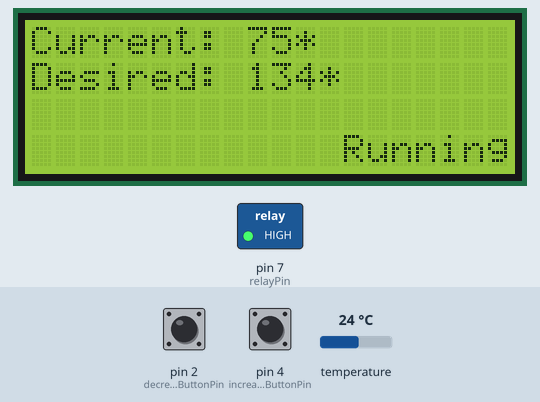
Recording of a sketch running on a simulated Arduino Uno, built with avr-gcc and run on an emulated ATmega328P. Shown: 20×4 character LCD, switched loads named in the sketch (green lamp = pin HIGH). Inputs (shaded band) come from the test bench; at power-on: pin 2 (decreaseButtonPin) LOW, temperature 24 °C, pin 4 (increaseButtonPin) LOW. What the sketch prints to the serial monitor is not drawn.

Above: at 6.4 s.
6.5 s: pin 2 (decreaseButtonPin) pulled HIGH for 1 s
At 8.4 s:
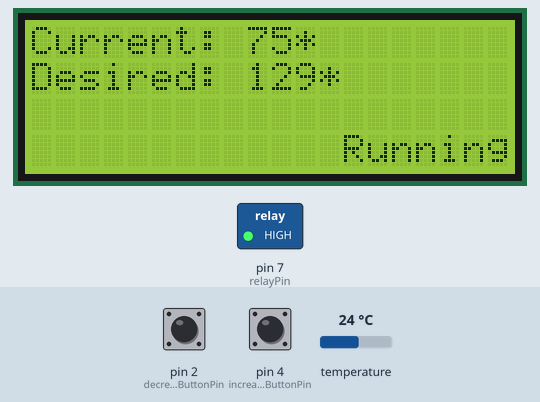
9.0 s: temperature set to 12 °C
At 12.1 s:
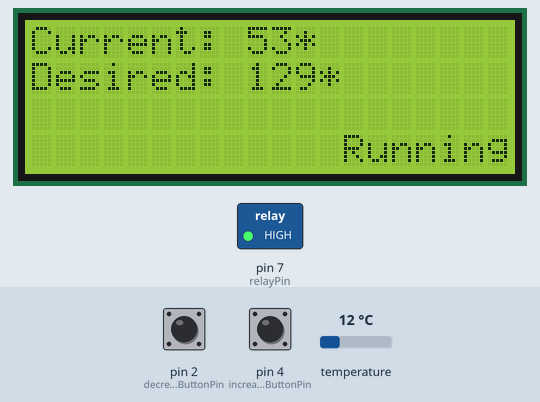
13.1 s: pin 4 (increaseButtonPin) pulled HIGH for 3.2 s
At 16.5 s:
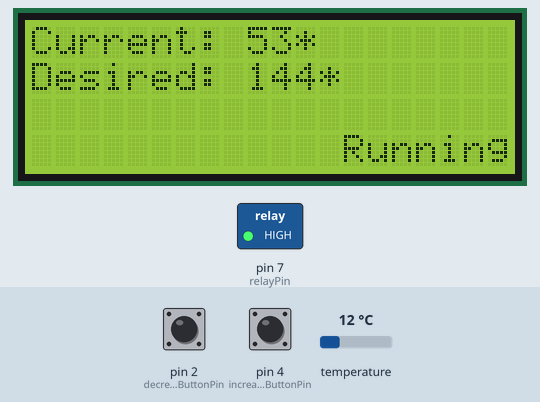
17.8 s: pin 4 (increaseButtonPin) pulled HIGH for 0.15 s
At 18.6 s:
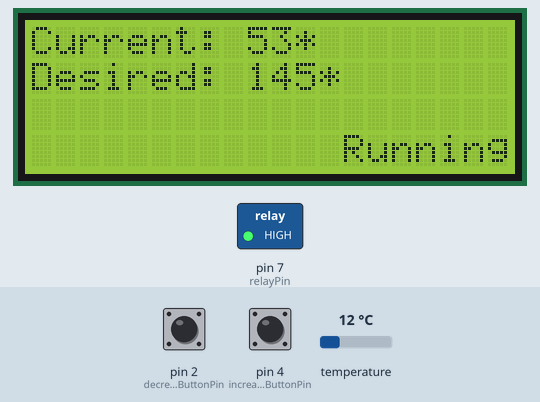
19.4 s: temperature set to 19 °C
At 24.4 s:
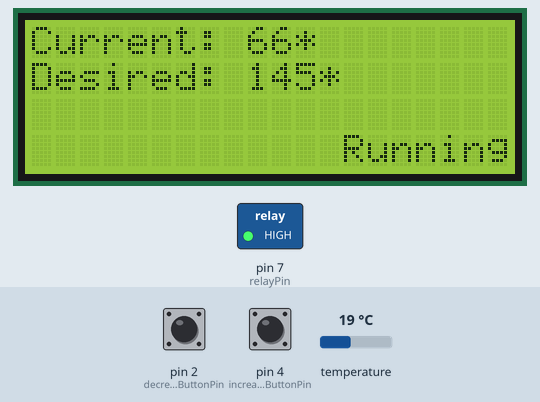
24.7 s: pin 2 (decreaseButtonPin) pulled HIGH for 0.15 s
At 25.0 s:
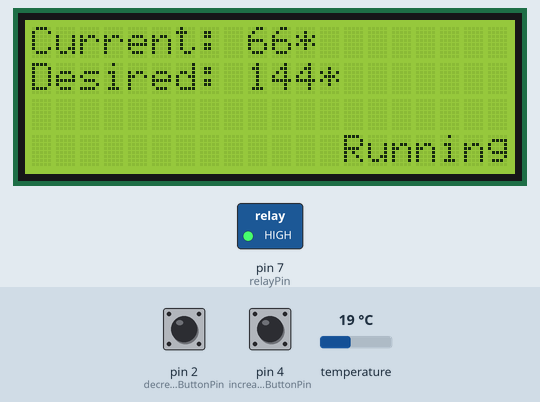
Timing chart, 0 to 27.3 s (numbered marks = the images above; inputs shaded):
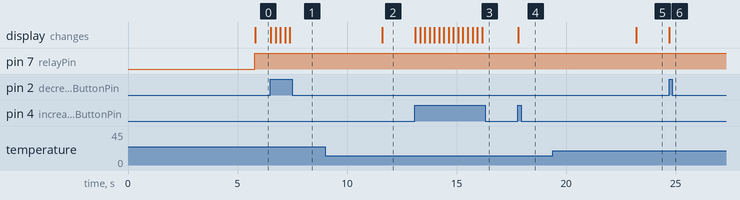

Measured:
- after the input at 6.5 s, the display: first changes at once (image 1 shows a later state)
- after the input at 9.0 s, the display: changes after 2.6 s (image 2)
- after the input at 13.1 s, the display: first changes at once (image 3 shows a later state)
- after the input at 17.8 s, the display: changes at once (image 4)
- after the input at 19.4 s, the display: changes after 3.8 s (image 5)
- after the input at 24.7 s, the display: changes at once (image 6)

The sketch:

ScreenTest.ino
```cpp
#include <LiquidCrystal_I2C.h>

/*****************************************
   name: I2C LCD2004
   function: You should now see your I2C LCD2004 display "Hello,world!","IIC/I2C LCD2004"
   "20 cols, 4 rows","www.sunfounder.com"
 ********************************/
//Email:service@sunfounder.com
//Website:www.sunfounder.com

/********************************/
// include the library code
#include <Wire.h>
#include <LiquidCrystal_I2C.h>

#define ONE_WIRE_BUS 8

#include <OneWire.h>
#include <DallasTemperature.h>

OneWire oneWire(ONE_WIRE_BUS);
DallasTemperature sensors(&oneWire);
float currentTemp = 0.0;

LiquidCrystal_I2C lcd(0x27, 20, 4); // set the LCD address to 0x27 for a 16 chars and 2 line display
const int relayPin = 7;
const int increaseButtonPin = 4;
const int decreaseButtonPin = 2;
int increaseButtonState = 0;
int decreaseButtonState = 0;
int desiredTemp = 134;
//int currentTemp = 134;
String desiredLine;
String currentLine;
long timeStamp = millis();
/*********************************************************/
void setup()
{
  Serial.begin(9600);
  sensors.begin();

  pinMode(relayPin, OUTPUT);
  pinMode(decreaseButtonPin, INPUT);
  pinMode(increaseButtonPin, INPUT);

  lcd.init();  //initialize the lcd
  lcd.backlight();  //open the backlight


  lcd.setCursor ( 0, 0 );            // go to the top left corner
  lcd.print("Current: 134*:"); // write this string on the top row
  lcd.setCursor ( 0, 1 );            // go to the 2nd row
  lcd.print("Desired: 134*"); // pad string with spaces for centering
  //  lcd.setCursor ( 0, 2 );            // go to the third row
  //  lcd.print(""); // pad with spaces for centering
  //  lcd.setCursor ( 0, 3 );            // go to the fourth row
  //  lcd.print("             Running");
}
/*********************************************************/
void updateDesiredTemp(int incriment) {
  desiredTemp += incriment;
  lcd.setCursor ( 0, 1 );
  lcd.print(String("Desired: ") + String(desiredTemp) + "*     ");
  delay(200);
}

void updateCurrentTemp(){
 lcd.setCursor(0,0);
 lcd.print("Current: " + String(int(currentTemp)) +"*     ");
}

void loop()
{

 if (abs(millis() - timeStamp) > 5000) {
   sensors.requestTemperatures();
   currentTemp = sensors.getTempCByIndex(0) * 1.8 + 32;
   Serial.println(currentTemp);

   if (currentTemp < desiredTemp) {
     lcd.setCursor ( 0, 3 );
     lcd.print ("             Running");
     digitalWrite(relayPin, HIGH);
   } else {
     lcd.setCursor ( 0, 3 );
     lcd.print ("         Not Running");
     digitalWrite(relayPin, LOW);
   }

  updateCurrentTemp();
  timeStamp = millis();
 }

  //increasebutton click
  increaseButtonState = digitalRead(increaseButtonPin);
  if (increaseButtonState == HIGH) {
    updateDesiredTemp(1);
  }

  //decreasebutton click
  decreaseButtonState = digitalRead(decreaseButtonPin);
  if (decreaseButtonState == HIGH) {
    updateDesiredTemp(-1);
  }

}
/************************************************************/

/************************************************************/
```
